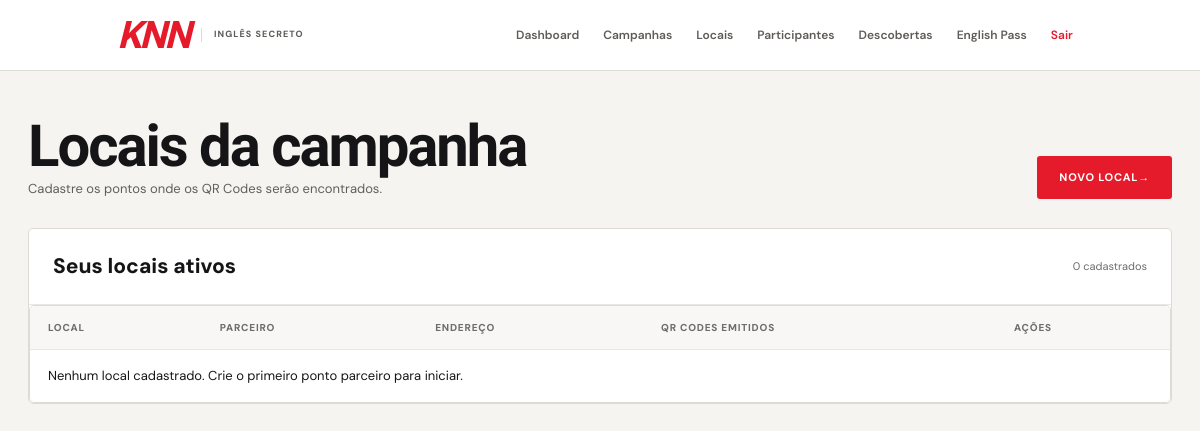
The app's page /admin/locais (signed in), older data.
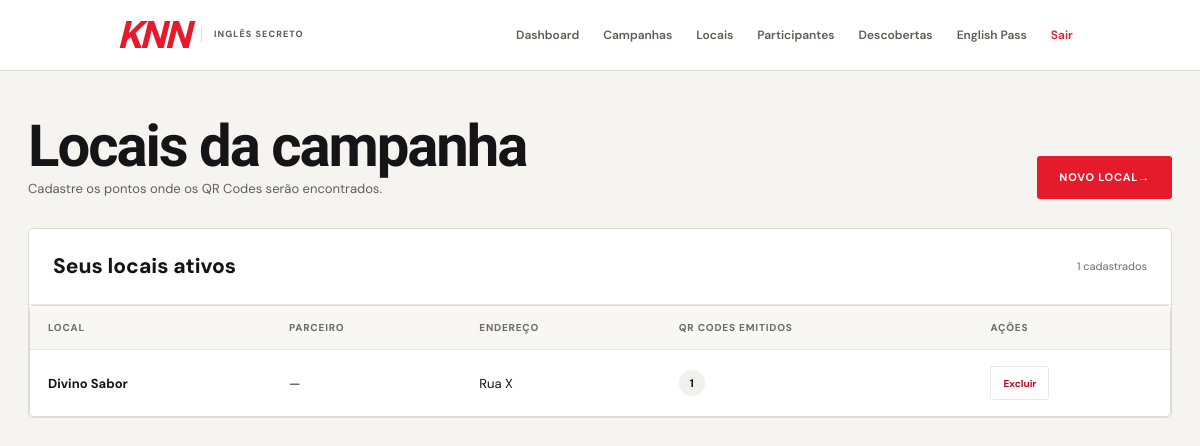
The same page, newer data.
### tables this page shows
CREATE TABLE locais (
            id INTEGER PRIMARY KEY AUTOINCREMENT,
            nome TEXT NOT NULL,
            endereco TEXT,
            parceiro TEXT,
            ativo INTEGER NOT NULL DEFAULT 1
        );

### app.py (the view)
@app.route("/admin/locais")
@admin_required
def locais():
    connection = get_connection()
    lista = connection.execute(
        """
        SELECT
            locais.*,
            COUNT(qr_codes.id) AS total_qr
        FROM locais
        LEFT JOIN qr_codes
            ON qr_codes.local_id = locais.id
        GROUP BY locais.id
        ORDER BY locais.nome
        """
    ).fetchall()
    connection.close()
    return render_template(
        "admin/locais.html",
        locais=lista
    )

### app.py (called while the page is built)
def admin_required(function):
    @wraps(function)
    def decorated_function(*args, **kwargs):
        if not session.get("admin_logged"):
            return redirect(
                url_for("admin_login")
            )
        return function(*args, **kwargs)
    return decorated_function

### database.py (called while the page is built)
def get_connection():
    os.makedirs(os.path.dirname(DATABASE_PATH), exist_ok=True)
    connection = sqlite3.connect(DATABASE_PATH)
    connection.row_factory = sqlite3.Row
    connection.execute("PRAGMA foreign_keys = ON")
    return connection

### templates/admin/locais.html (shortened to what the changed rows need)
{% extends "base.html" %}
{% block content %}
{% if campanha_qr %}
<div class="admin-header qr-page-heading">
    <div><h1>QR Codes da semana {{ campanha_qr.semana }}</h1><p>Vincule um QR Code a cada ponto. Assim, cada lead chega à sua origem correta.</p></div>
    <a href="{{ url_for('campanhas') }}" class="btn btn-secondary">VOLTAR PARA CAMPANHAS</a>
</div>
<section class="qr-context"><span>FRASE DA CAMPANHA</span><strong>{{ campanha_qr.frase }}</strong><p>Um QR Code por local. Os pontos já vinculados ficam marcados abaixo.</p></section>
<section class="point-section"><div class="section-heading"><div><h2>Escolha onde a missão estará.</h2></div><span class="point-counter">{{ qrs|length }} / {{ locais|length }} vinculados</span></div>
    <div class="qr-local-grid">
        {% for local in locais %}
        {% set qr_local = (qrs | selectattr('local_id', 'equalto', local.id) | list | first) %}
        <article class="qr-local-card {% if qr_local %}is-linked{% endif %}">
            <span class="point-status">{% if qr_local %}QR VINCULADO{% else %}DISPONÍVEL{% endif %}</span>
            <h3>{{ local.nome }}</h3><p>{{ local.parceiro or 'Parceiro não informado' }}</p><small>{{ local.endereco or 'Endereço não informado' }}</small>
            {% if qr_local %}
                <div class="linked-code">
                    <span>CÓDIGO</span>
                    <strong>{{ qr_local.codigo }}</strong>
                </div>
                <div style="display: flex; flex-direction: column; gap: 8px; margin-top: 12px;">
                    <a href="{{ url_for('imprimir_qr', codigo=qr_local.codigo) }}" target="_blank" class="btn btn-secondary" style="width: 100%; min-height: 36px; font-size: 11px; justify-content: center;">
                        IMPRIMIR / VISUALIZAR
                    </a>
                    <a href="{{ url_for('download_qr', codigo=qr_local.codigo) }}" class="btn btn-primary" style="width: 100%; min-height: 36px; font-size: 11px; justify-content: center;">
                        BAIXAR ARTE (PNG)
                    </a>
                    <form method="POST" action="{{ url_for('excluir_qr', qr_id=qr_local.id) }}" onsubmit="return confirm('Tem certeza que deseja excluir este QR Code?');">
                        <button type="submit" class="btn btn-danger" style="width: 100%; min-height: 34px; font-size: 10px; justify-content: center;">EXCLUIR QR</button>
                    </form>
                </div>
            {% else %}
                <a href="{{ url_for('gerar_qr', campanha_id=campanha_qr.id, local_id=local.id) }}" class="btn btn-primary">GERAR QR <span>→</span></a>
            {% endif %}
        </article>
        {% else %}<div class="empty-points"><strong>Você ainda não cadastrou locais.</strong><p>Crie os pontos parceiros antes de gerar QR Codes.</p><a href="{{ url_for('novo_local') }}" class="btn btn-primary">CADASTRAR LOCAL</a></div>{% endfor %}
    </div>
</section>
{% if qrs %}
<section class="admin-section generated-section"><div class="section-header"><div><h2>QR Codes em circulação</h2></div></div><div class="table-container"><table><thead><tr><th>Código</th><th>Local</th><th>Parceiro</th><th>Rota pública</th><th>Ações</th></tr></thead><tbody>{% for qr in qrs %}<tr><td><strong>{{ qr.codigo }}</strong></td><td>{{ qr.local_nome }}</td><td>{{ qr.parceiro or '—' }}</td><td><code>/e/{{ qr.codigo }}</code></td><td><div style="display: flex; gap: 10px; align-items: center;"><a href="{{ url_for('imprimir_qr', codigo=qr.codigo) }}" target="_blank" class="table-link" style="color: var(--knn-red); font-weight: 700;">Imprimir</a><a href="{{ url_for('download_qr', codigo=qr.codigo) }}" class="table-link">Baixar</a><form method="POST" action="{{ url_for('excluir_qr', qr_id=qr.id) }}" onsubmit="return confirm('Tem certeza que deseja excluir este QR Code?');" style="display: inline;"><button type="submit" class="table-button" style="color: var(--knn-red-dark);">Excluir</button></form></div></td></tr>{% endfor %}</tbody></table></div></section>
{% endif %}
{% else %}
<div class="admin-header"><div><h1>Locais da campanha</h1><p>Cadastre os pontos onde os QR Codes serão encontrados.</p></div><a href="{{ url_for('novo_local') }}" class="btn btn-primary">NOVO LOCAL <span>→</span></a></div>
<section class="admin-section"><div class="section-header"><div><h2>Seus locais ativos</h2></div><span class="location-count">{{ locais|length }} cadastrados</span></div><div class="table-container"><table><thead><tr><th>Local</th><th>Parceiro</th><th>Endereço</th><th>QR Codes emitidos</th><th>Ações</th></tr></thead><tbody>{% for local in locais %}<tr><td><strong>{{ local.nome }}</strong></td><td>{{ local.parceiro or '—' }}</td><td>{{ local.endereco or '—' }}</td><td><span class="location-qr-total">{{ local.total_qr }}</span></td><td><form method="POST" action="{{ url_for('excluir_local', local_id=local.id) }}" onsubmit="return confirm('Tem certeza que deseja excluir este local?');"><button type="submit" class="table-button" style="color: var(--knn-red-dark);">Excluir</button></form></td></tr>{% else %}<tr><td colspan="5" class="empty-table">Nenhum local cadastrado. Crie o primeiro ponto parceiro para iniciar.</td></tr>{% endfor %}</tbody></table></div></section>
{% endif %}
{% endblock %}

Row changes from the older to the newer data that the page shows:
added locais: nome "Divino Sabor", parceiro "—", endereco "Rua X", total_qr "1"
Text that changed along with them:
{{ locais|length }}: "0" → "1"
text no longer shown: "Nenhum local cadastrado. Crie o primeiro ponto parceiro para iniciar."
